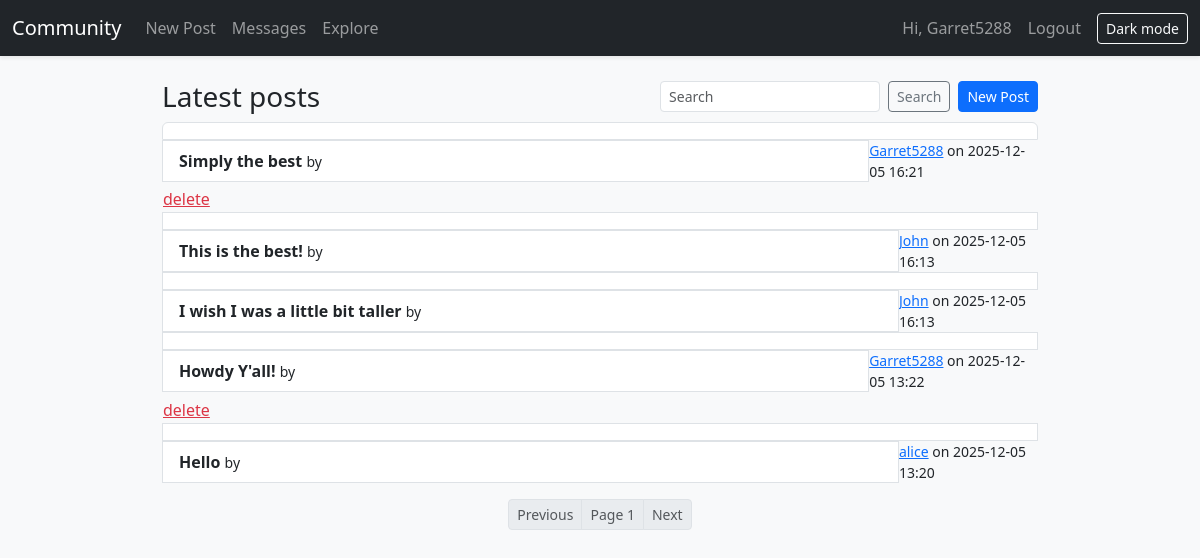
The app's page / (signed in) with its own data.
### community_forum.py (models this page shows)
class User(db.Model):
	id = db.Column(db.Integer, primary_key=True)
	username = db.Column(db.String(80), unique=True, nullable=False, index=True)
	email = db.Column(db.String(120), unique=True, nullable=False, index=True)
	password_hash = db.Column(db.String(128), nullable=False)
	is_admin = db.Column(db.Boolean, default=False, nullable=False)
	bio = db.Column(db.Text)
	created_at = db.Column(db.DateTime, default=datetime.utcnow, nullable=False)
	posts = db.relationship('Post', back_populates='author', cascade='all, delete-orphan')
	comments = db.relationship('Comment', back_populates='author', cascade='all, delete-orphan')
	sent_messages = db.relationship('Message', foreign_keys='Message.sender_id', back_populates='sender', cascade='all, delete-orphan')
	received_messages = db.relationship('Message', foreign_keys='Message.recipient_id', back_populates='recipient', cascade='all, delete-orphan')

class Post(db.Model):
	id = db.Column(db.Integer, primary_key=True)
	author_id = db.Column(db.Integer, db.ForeignKey('user.id'), nullable=False)
	title = db.Column(db.String(255), nullable=False, index=True)
	body = db.Column(db.Text, nullable=False)
	created_at = db.Column(db.DateTime, default=datetime.utcnow, nullable=False, index=True)
	author = db.relationship('User', back_populates='posts')
	comments = db.relationship('Comment', back_populates='post', cascade='all, delete-orphan')

### community_forum.py (the view)
@app.route('/')
def index():
	q = (request.args.get('q') or '').strip()
	page = max(int(request.args.get('page') or 1), 1)
	per_page = 10
	query = Post.query.options(joinedload(Post.author))
	if q:
		like = f"%{q}%"
		query = query.filter(db.or_(Post.title.ilike(like), Post.body.ilike(like)))
	posts, total, has_next, has_prev = _paginate(query, page, per_page, order_by=Post.created_at.desc())
	return render_template('index.html', title='Home', posts=posts, q=q, page=page, has_next=has_next, has_prev=has_prev)

### community_forum.py (called while the page is built)
def _paginate(query, page: int, per_page: int, order_by=None):
	total = query.count()
	if order_by is not None:
		query = query.order_by(order_by)
	items = query.offset((page - 1) * per_page).limit(per_page).all()
	has_next = page * per_page < total
	has_prev = page > 1
	return items, total, has_next, has_prev

def current_user():
	uid = session.get('uid')
	if not uid:
		return None
	return User.query.get(uid)

@app.context_processor
def inject_user_and_csrf():
	u = current_user()
	unread = 0
	if u:
		try:
			unread = Message.query.filter_by(recipient_id=u.id, read_at=None).count()
		except Exception:
			unread = 0
	return {
		'user': u,
		'csrf_token': _csrf_token(),
		'unread_count': unread,
	}

@app.after_request
def add_security_headers(resp):
	csp = (
		"default-src 'self'; "
		"style-src 'self' https://cdn.jsdelivr.net; "
		"script-src 'self' https://cdn.jsdelivr.net; "
		"object-src 'none'; base-uri 'self'; frame-ancestors 'none'"
	)
	resp.headers['Content-Security-Policy'] = csp
	resp.headers['X-Content-Type-Options'] = 'nosniff'
	resp.headers['X-Frame-Options'] = 'DENY'
	resp.headers['Referrer-Policy'] = 'no-referrer'
	return resp

def _csrf_token():
	tok = session.get('csrf_token')
	if not tok:
		import secrets
		tok = secrets.token_urlsafe(32)
		session['csrf_token'] = tok
	return tok

@app.before_request
def enforce_idle_timeout():
	uid = session.get('uid')
	if not uid:
		return
	try:
		last = int(session.get('last_activity') or 0)
	except Exception:
		last = 0
	now = int(time.time())
	idle_limit = app.config['SESSION_IDLE_TIMEOUT_MIN'] * 60
	if last and (now - last) > idle_limit:
		session.clear()
		flash('Session expired due to inactivity. Please log in again.', 'error')
		return redirect(url_for('login'))
	session['last_activity'] = now

### templates/index.html (shortened to what this page needs)
{% extends 'base.html' %}
{% block content %}
<div class="d-flex align-items-center justify-content-between mb-2">
    <h3 class="mb-0">Latest posts</h3>
    <div class="d-flex align-items-center gap-2">
        <form method="get" class="d-flex" action="{{ url_for('index') }}">
            <input class="form-control form-control-sm" name="q" value="{{ q }}" placeholder="Search">
            <button class="btn btn-sm btn-outline-secondary ms-2">Search</button>
        </form>
        <a class="btn btn-sm btn-primary" href="{{ url_for('post_create') }}">New Post</a>
    </div>
</div>
<div class="list-group">
    {% for p in posts %}
    <a class="list-group-item list-group-item-action" href="{{ url_for('post_view', post_id=p.id) }}">
        <div class="d-flex justify-content-between">
            <strong>{{ p.title }}</strong>
            <small>by
                {% if p.author and p.author.username %}
                <a href="{{ url_for('user_profile', username=p.author.username) }}">{{ p.author.username }}</a>
                {% else %}
                <span class="text-muted">unknown</span>
                {% endif %}
                on
                {{ p.created_at.strftime('%Y-%m-%d %H:%M') }}</small>
        </div>
    </a>
    {% if user and (user.id == p.author_id or user.is_admin) %}
    <form method="post" action="{{ url_for('post_delete', post_id=p.id) }}" class="mt-1">
        <button class="btn btn-link text-danger p-0">delete</button>
    </form>
    {% endif %}
    {% endfor %}
</div>
<nav class="mt-3 d-flex justify-content-center">
    <ul class="pagination pagination-sm mb-0">
        <li class="page-item {% if not has_prev %}disabled{% endif %}">
            <a class="page-link" href="{{ url_for('index', q=q, page=page-1) }}">Previous</a>
        </li>
        <li class="page-item disabled"><span class="page-link">Page {{ page }}</span></li>
        <li class="page-item {% if not has_next %}disabled{% endif %}">
            <a class="page-link" href="{{ url_for('index', q=q, page=page+1) }}">Next</a>
        </li>
    </ul>
</nav>
{% endblock %}

### templates/base.html (shortened to what this page needs)
<!doctype html>
<link rel="stylesheet" href="https://cdn.jsdelivr.net/npm/bootstrap@5.3.2/dist/css/bootstrap.min.css">
<link rel="stylesheet" href="{{ url_for('static', filename='app.css') }}">
<nav class="navbar navbar-dark bg-dark navbar-expand-lg">
    <div class="container-fluid">
        <a class="navbar-brand" href="/">Community</a>
        <div class="collapse navbar-collapse" id="nav">
            <ul class="navbar-nav me-auto">
                <li class="nav-item"><a class="nav-link" href="{{ url_for('post_create') }}">New Post</a></li>
                <li class="nav-item">
                    <a class="nav-link position-relative" href="{{ url_for('inbox') }}">
                        Messages
                    </a>
                </li>
                <li class="nav-item"><a class="nav-link" href="{{ url_for('explore') }}">Explore</a></li>
            </ul>
            <ul class="navbar-nav ms-auto align-items-center">
                {% if user %}
                <li class="nav-item"><span class="navbar-text me-2">Hi, {{ user.username }}</span></li>
                <li class="nav-item"><a class="nav-link" href="{{ url_for('logout') }}">Logout</a></li>
                {% else %}
                <li class="nav-item"><a class="nav-link" href="{{ url_for('login') }}">Login</a></li>
                <li class="nav-item"><a class="nav-link" href="{{ url_for('register') }}">Register</a></li>
                {% endif %}
                <li class="nav-item ms-2">
                    <button id="themeToggle" class="btn btn-sm btn-outline-light" type="button">Dark mode</button>
                </li>
            </ul>
        </div>
    </div>
</nav>
<main class="container my-4">
    {% block content %}{% endblock %}
</main>

### static/app.css (style rules this page uses)
.navbar { box-shadow: 0 2px 4px rgba(0, 0, 0, 0.08); }
.list-group-item { background: var(--card-bg); border-color: var(--border); }
a { color: var(--primary); }
.list-group-item-action { color: var(--text); }
.list-group-item-action strong { color: var(--text); }
.container { max-width: 900px; }
.pagination { justify-content: center; }
.btn-primary { background-color: var(--primary); border-color: var(--primary); color: #ffffff; }
a.btn-primary, button.btn-primary { color: #ffffff !important; }

### records on screen
User: username "Garret5288"
Post: title "Simply the best", author.username "Garret5288", created_at "2025-12-05 16:21"
Post: title "This is the best!", author.username "John", created_at "2025-12-05 16:13"
Post: title "I wish I was a little bit taller", author.username "John", created_at "2025-12-05 16:13"
Post: title "Howdy Y'all!", author.username "Garret5288", created_at "2025-12-05 13:22"
Post: title "Hello", author.username "alice", created_at "2025-12-05 13:20"

### other values on screen
{{ page }} "1"
